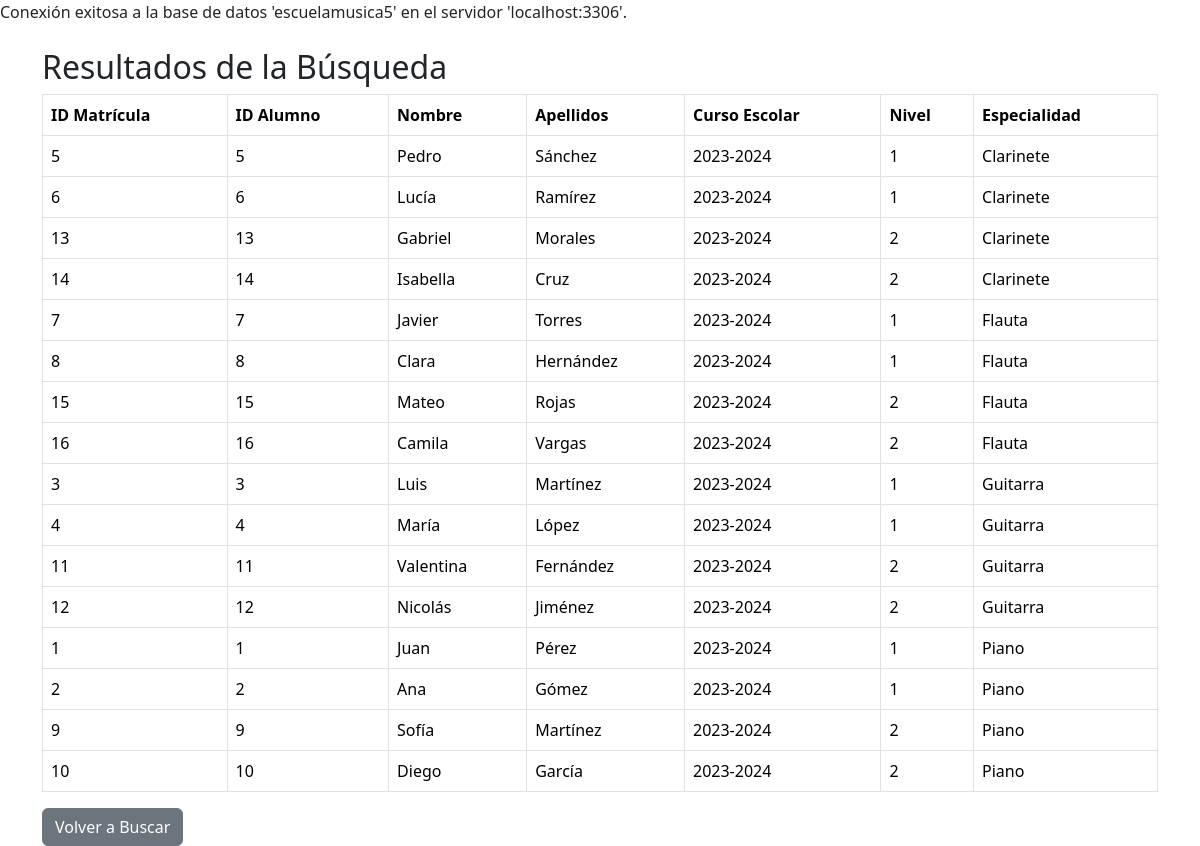
The app's page /matriculas/leerFiltroMatr.php, older data.
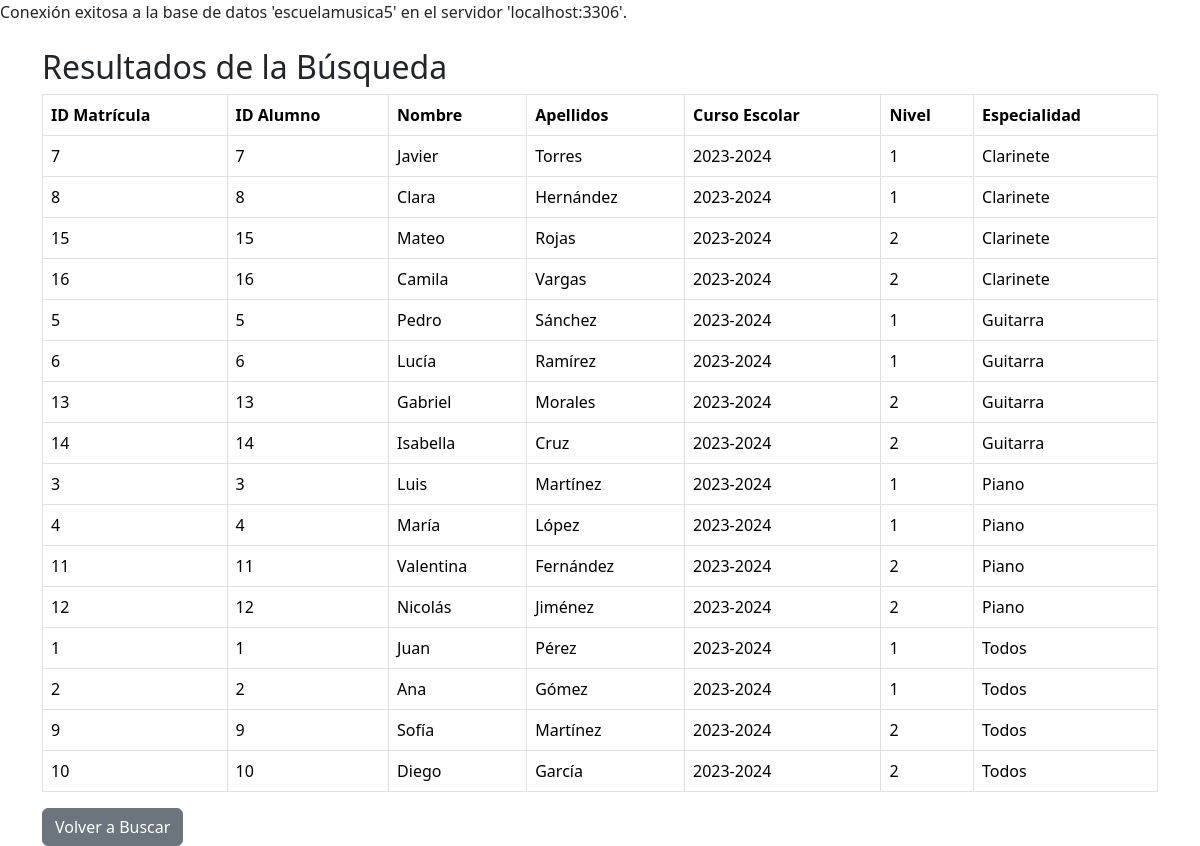
The same page, newer data.
### tables this page shows
CREATE TABLE Matriculas (
    id_matricula INT AUTO_INCREMENT PRIMARY KEY,
    id_alumno INT,
    nivel TINYINT NOT NULL,
    curso_escolar VARCHAR(20) NOT NULL,
    id_especialidad INT,
    FOREIGN KEY (id_alumno) REFERENCES Alumnos(id_alumno) ON DELETE CASCADE,
    FOREIGN KEY (id_especialidad) REFERENCES Especialidades(id_especialidad) ON DELETE SET NULL
);

CREATE TABLE Alumnos (
    id_alumno INT AUTO_INCREMENT PRIMARY KEY,
    dni VARCHAR(9) NOT NULL UNIQUE,   
    nombre VARCHAR(100) NOT NULL,
    apellidos VARCHAR(100) NOT NULL,
    telefono VARCHAR(15),
    email VARCHAR(100),
    nombre_padre VARCHAR(100),
    telefono_padre VARCHAR(15),
    email_padre VARCHAR(100)
);

CREATE TABLE Especialidades (
    id_especialidad INT AUTO_INCREMENT PRIMARY KEY,
    nombre VARCHAR(100) NOT NULL UNIQUE
);

### matriculas/leerFiltroMatr.php (the view, shortened to what this page needs)
<!DOCTYPE html>
<html lang="es">
<head>
    <link href="../css/bootstrap.min.css" rel="stylesheet">
</head>
<body>
<?php
include('../includes/conexion.php');
$sql = "SELECT M.id_matricula, A.id_alumno, A.nombre, A.apellidos, M.curso_escolar, M.nivel, E.nombre AS especialidad
        FROM Matriculas M
        JOIN Alumnos A ON M.id_alumno = A.id_alumno
        JOIN Especialidades E ON M.id_especialidad = E.id_especialidad
        WHERE 1=1";
$sql .= " ORDER BY E.nombre, A.id_alumno, M.nivel";
$resultado = mysqli_query($conexion, $sql);
if (mysqli_num_rows($resultado) > 0) {
    echo "<div class='container mt-4'>";
    echo "<h2>Resultados de la Búsqueda</h2>";
    echo "<table class='table table-bordered'>";
    echo "<thead><tr><th>ID Matrícula</th><th>ID Alumno</th><th>Nombre</th><th>Apellidos</th><th>Curso Escolar</th><th>Nivel</th><th>Especialidad</th></tr></thead>";
    echo "<tbody>";
    while ($row = mysqli_fetch_assoc($resultado)) {
        echo "<tr>";
        echo "<td>" . $row['id_matricula'] . "</td>";
        echo "<td>" . $row['id_alumno'] . "</td>";
        echo "<td>" . $row['nombre'] . "</td>";
        echo "<td>" . $row['apellidos'] . "</td>";
        echo "<td>" . $row['curso_escolar'] . "</td>";
        echo "<td>" . $row['nivel'] . "</td>";
        echo "<td>" . $row['especialidad'] . "</td>";
        echo "</tr>";
    }
    echo "</tbody></table>";
    echo "<a href='buscarFiltromatr.php' class='btn btn-secondary'>Volver a Buscar</a>";
    echo "</div>";
} else {
    echo "<div class='container mt-4'>";
    echo "<div class='alert alert-warning' role='alert'>No se encontraron matrículas que coincidan con los criterios de búsqueda.</div>";
    echo "<a href='buscarFiltromatr.php' class='btn btn-secondary'>Volver a Buscar</a>";
    echo "</div>";
}
?>
</body>
</html>

Row changes from the older to the newer data that the page shows:
changed through a linked row, matriculas "Javier": id_especialidad.nombre "Flauta" → "Clarinete"; moves up the list
changed through a linked row, matriculas "Clara": id_especialidad.nombre "Flauta" → "Clarinete"; moves up the list
changed through a linked row, matriculas "Mateo": id_especialidad.nombre "Flauta" → "Clarinete"; moves up the list
changed through a linked row, matriculas "Camila": id_especialidad.nombre "Flauta" → "Clarinete"; moves up the list
changed through a linked row, matriculas "Pedro": id_especialidad.nombre "Clarinete" → "Guitarra"
changed through a linked row, matriculas "Lucía": id_especialidad.nombre "Clarinete" → "Guitarra"
changed through a linked row, matriculas "Gabriel": id_especialidad.nombre "Clarinete" → "Guitarra"
changed through a linked row, matriculas "Isabella": id_especialidad.nombre "Clarinete" → "Guitarra"
changed through a linked row, matriculas "Luis": id_especialidad.nombre "Guitarra" → "Piano"
changed through a linked row, matriculas "María": id_especialidad.nombre "Guitarra" → "Piano"
changed through a linked row, matriculas "Valentina": id_especialidad.nombre "Guitarra" → "Piano"
changed through a linked row, matriculas "Nicolás": id_especialidad.nombre "Guitarra" → "Piano"
changed through a linked row, matriculas "Juan": id_especialidad.nombre "Piano" → "Todos"
changed through a linked row, matriculas "Ana": id_especialidad.nombre "Piano" → "Todos"
changed through a linked row, matriculas "Sofía": id_especialidad.nombre "Piano" → "Todos"
changed through a linked row, matriculas "Diego": id_especialidad.nombre "Piano" → "Todos"
